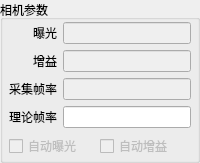
         <widget class="QGroupBox" name="groupBox_11">
          <property name="minimumSize">
           <size>
            <width>0</width>
            <height>122</height>
           </size>
          </property>
          <property name="maximumSize">
           <size>
            <width>16777215</width>
            <height>220</height>
           </size>
          </property>
          <property name="title">
           <string>相机参数</string>
          </property>
          <layout class="QVBoxLayout" name="verticalLayout_33">
           <property name="spacing">
            <number>6</number>
           </property>
           <property name="leftMargin">
            <number>6</number>
           </property>
           <property name="topMargin">
            <number>2</number>
           </property>
           <property name="rightMargin">
            <number>6</number>
           </property>
           <property name="bottomMargin">
            <number>2</number>
           </property>
           <item>
            <layout class="QHBoxLayout" name="horizontalLayout_22">
             <item>
              <layout class="QVBoxLayout" name="verticalLayout_31">
               <item alignment="Qt::AlignRight">
                <widget class="QLabel" name="ExposureLabel_3">
                 <property name="maximumSize">
                  <size>
                   <width>16777215</width>
                   <height>35</height>
                  </size>
                 </property>
                 <property name="text">
                  <string>曝光</string>
                 </property>
                </widget>
               </item>
               <item alignment="Qt::AlignRight">
                <widget class="QLabel" name="GainLabel_3">
                 <property name="maximumSize">
                  <size>
                   <width>16777215</width>
                   <height>35</height>
                  </size>
                 </property>
                 <property name="text">
                  <string>增益</string>
                 </property>
                </widget>
               </item>
               <item alignment="Qt::AlignRight">
                <widget class="QLabel" name="FrameRateLabel_5">
                 <property name="maximumSize">
                  <size>
                   <width>16777215</width>
                   <height>35</height>
                  </size>
                 </property>
                 <property name="text">
                  <string>采集帧率</string>
                 </property>
                </widget>
               </item>
               <item alignment="Qt::AlignRight">
                <widget class="QLabel" name="FrameRateLabel_6">
                 <property name="maximumSize">
                  <size>
                   <width>16777215</width>
                   <height>35</height>
                  </size>
                 </property>
                 <property name="text">
                  <string>理论帧率</string>
                 </property>
                </widget>
               </item>
              </layout>
             </item>
             <item>
              <layout class="QVBoxLayout" name="verticalLayout_32">
               <item>
                <widget class="QLineEdit" name="ExposureLineEdit_3">
                 <property name="enabled">
                  <bool>false</bool>
                 </property>
                 <property name="sizePolicy">
                  <sizepolicy hsizetype="Expanding" vsizetype="Preferred">
                   <horstretch>0</horstretch>
                   <verstretch>0</verstretch>
                  </sizepolicy>
                 </property>
                 <property name="minimumSize">
                  <size>
                   <width>0</width>
                   <height>21</height>
                  </size>
                 </property>
                 <property name="maximumSize">
                  <size>
                   <width>16777215</width>
                   <height>35</height>
                  </size>
                 </property>
                </widget>
               </item>
               <item>
                <widget class="QLineEdit" name="GainLineEdit_3">
                 <property name="enabled">
                  <bool>false</bool>
                 </property>
                 <property name="sizePolicy">
                  <sizepolicy hsizetype="Expanding" vsizetype="Preferred">
                   <horstretch>0</horstretch>
                   <verstretch>0</verstretch>
                  </sizepolicy>
                 </property>
                 <property name="minimumSize">
                  <size>
                   <width>0</width>
                   <height>21</height>
                  </size>
                 </property>
                 <property name="maximumSize">
                  <size>
                   <width>16777215</width>
                   <height>35</height>
                  </size>
                 </property>
                </widget>
               </item>
               <item>
                <widget class="QLineEdit" name="AcquisitionFrameRateLineEdit_3">
                 <property name="enabled">
                  <bool>false</bool>
                 </property>
                 <property name="sizePolicy">
                  <sizepolicy hsizetype="Expanding" vsizetype="Preferred">
                   <horstretch>0</horstretch>
                   <verstretch>0</verstretch>
                  </sizepolicy>
                 </property>
                 <property name="minimumSize">
                  <size>
                   <width>0</width>
                   <height>21</height>
                  </size>
                 </property>
                 <property name="maximumSize">
                  <size>
                   <width>16777215</width>
                   <height>35</height>
                  </size>
                 </property>
                </widget>
               </item>
               <item>
                <widget class="QLineEdit" name="FrameRateLineEdit_3">
                 <property name="enabled">
                  <bool>true</bool>
                 </property>
                 <property name="sizePolicy">
                  <sizepolicy hsizetype="Expanding" vsizetype="Preferred">
                   <horstretch>0</horstretch>
                   <verstretch>0</verstretch>
                  </sizepolicy>
                 </property>
                 <property name="minimumSize">
                  <size>
                   <width>0</width>
                   <height>21</height>
                  </size>
                 </property>
                 <property name="maximumSize">
                  <size>
                   <width>16777215</width>
                   <height>35</height>
                  </size>
                 </property>
                </widget>
               </item>
              </layout>
             </item>
            </layout>
           </item>
           <item>
            <layout class="QHBoxLayout" name="horizontalLayout_23">
             <property name="spacing">
              <number>0</number>
             </property>
             <item>
              <widget class="QCheckBox" name="checkBox_4">
               <property name="enabled">
                <bool>false</bool>
               </property>
               <property name="sizePolicy">
                <sizepolicy hsizetype="Minimum" vsizetype="Preferred">
                 <horstretch>0</horstretch>
                 <verstretch>0</verstretch>
                </sizepolicy>
               </property>
               <property name="minimumSize">
                <size>
                 <width>0</width>
                 <height>21</height>
                </size>
               </property>
               <property name="maximumSize">
                <size>
                 <width>16777215</width>
                 <height>35</height>
                </size>
               </property>
               <property name="text">
                <string>自动曝光</string>
               </property>
              </widget>
             </item>
             <item>
              <widget class="QCheckBox" name="checkBox_5">
               <property name="enabled">
                <bool>false</bool>
               </property>
               <property name="sizePolicy">
                <sizepolicy hsizetype="Minimum" vsizetype="Preferred">
                 <horstretch>0</horstretch>
                 <verstretch>0</verstretch>
                </sizepolicy>
               </property>
               <property name="minimumSize">
                <size>
                 <width>0</width>
                 <height>21</height>
                </size>
               </property>
               <property name="maximumSize">
                <size>
                 <width>16777215</width>
                 <height>35</height>
                </size>
               </property>
               <property name="text">
                <string>自动增益</string>
               </property>
              </widget>
             </item>
            </layout>
           </item>
          </layout>
         </widget>
